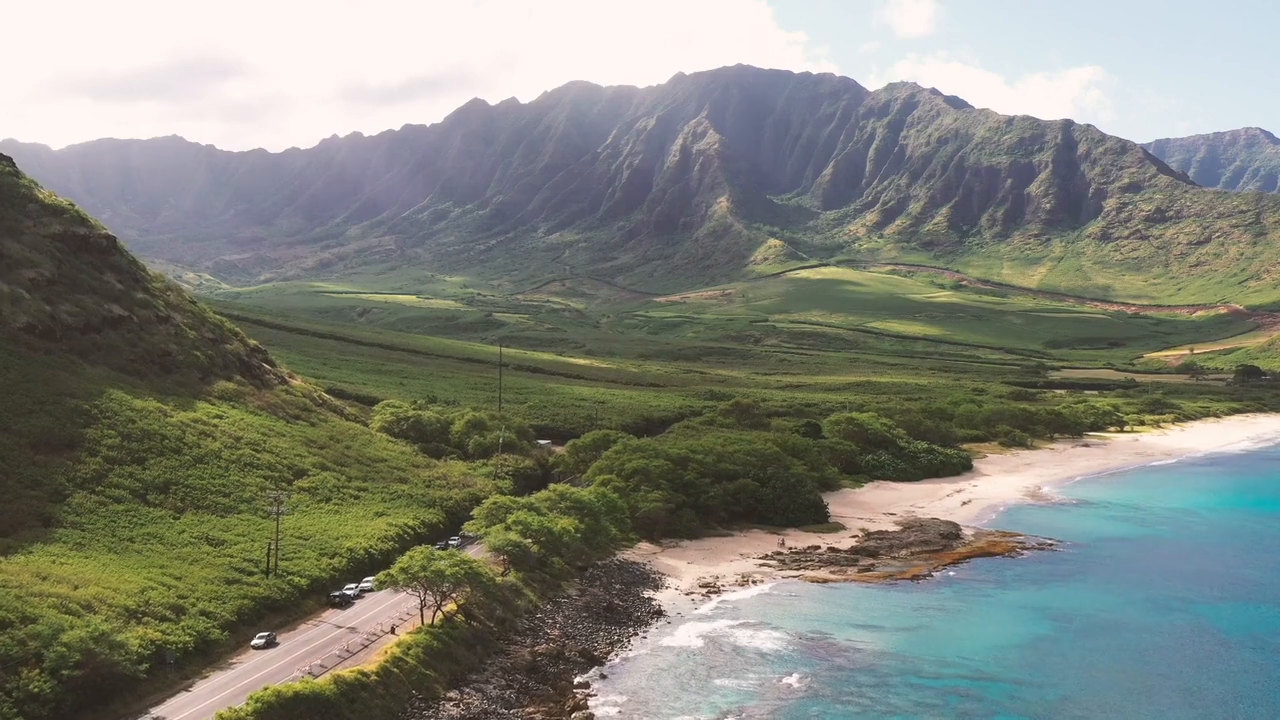
#> input picture frame 7 of Tema JPEG/cut_video.mp4, 1280 x 720 px
$ jupyter execute --allow-errors codare_jpeg.ipynb   (older library calls are emulated)
#> lines starting #> are read from the running program, lines starting #| are printed output that depends on the picture
# Pachete necesare pentru folosirea acestui Notebook

Vom folosi [scipy](https://scipy.org/), [numpy](https://numpy.org/) și [matplotlib](https://matplotlib.org/).

[cell 1]
import numpy as np
import matplotlib.pyplot as plt
from scipy import misc, ndimage
from scipy.fft import dctn, idctn
from skimage.color import rgb2ycbcr, ycbcr2rgb
from skimage import img_as_float
from skimage.metrics import mean_squared_error
import cv2 as cv

# Imaginea cu care lucrăm

Vom folosi o imagine din setul de date oferit implicit de către scipy.

#> (a cell that did not finish here is left out)

# Transformata DCT a unei imagini

Transformata DCT se extinde la mai multe dimensiuni similar cu transformata DFT. Pentru un semnal bidimensional, precum o imagine, DCT-II devine:

$$
Y_{m_1,m_2} = \sum_{n_1=0}^{N_1-1}
              \sum_{n_2=0}^{N_2-1}
              x_{n_1,n_2}
              \cos\left[\frac{\pi}{N_1}m_1
                \left(n_1 + \frac12\right)\right]
              \cos\left[\frac{\pi}{N_2}m_2\left(n_2 + \frac12\right)\right]
$$

* unde $n_1$ și $n_2$ sunt pozițile pixelilor pe orizontală, respectiv, pe verticală
* bin-urile rezultate corespund pozițiilor pixelilor
* spectrul este în continuare simetric și par
* proprietățile transformatei DCT-II sunt respectate și în cazul celei 2D

În Python avem rutina `scipy.fft.dct` pentru 1D și `scipy.fft.dctn` pentru generalizarea la semnale $n$-dimensionale. Dimensiunea este determinată automat după forma semnalului; tipul DCT poate fi specificat prin atributul `type` (implicit II).

#> (a cell that did not finish here is left out)

# Compactarea energiei. Compresie.

Putem profita de proprietatea compresiei energiei prin anularea frecvențelor DCT începând cu *bin*-ul `k` după care aplicăm transformata DCT inversă (similar cu tema anterioară):

[cell 4]
k = 120

#> (the rest of this cell did not finish here and is left out)

# JPEG

Algoritmul de compresie JPEG are patru etape:

1. transformarea imaginii din pixeli RGB în Y'CbCr
2. aplicarea 2D-DCT pe blocuri disincte de 8x8 pixeli din imagine
3. cuantizarea în frecvență cu $Q$ dat de standardul JPEG
4. opțional compresia rezultatului cu coduri Huffman

Unde matricea JPEG de cuantizare $Q$ este:
$$
Q =
\begin{bmatrix}
16 & 11 & 10 & 16 & 24 & 40 & 51 & 61 & \\
12 & 12 & 14 & 19 & 26 & 28 & 60 & 55 & \\
14 & 13 & 16 & 24 & 40 & 57 & 69 & 56 & \\
14 & 17 & 22 & 29 & 51 & 87 & 80 & 62 & \\
18 & 22 & 37 & 56 & 68 & 109 & 103 & 77 & \\
24 & 35 & 55 & 64 & 81 & 104 & 113 & 92 & \\
49 & 64 & 78 & 87 & 103 & 121 & 120 & 101\\
72 & 92 & 95 & 98 & 112 & 100 & 103 & 99\\
\end{bmatrix}
$$

Imaginea noastră de test este monocromă, deci nu necesită pasul 1, dar putem efectua o operație de *down-sampling* în preprocesare precum am prezentat la curs.

[cell 5]
Q_down = 10

#> (the rest of this cell did not finish here and is left out)

Pentru fiecare bloc de $8\times 8$ aplică DCT și cuantizare.

[cell 6]
Q_jpeg = [[16, 11, 10, 16, 24, 40, 51, 61],
          [12, 12, 14, 19, 26, 28, 60, 55],
          [14, 13, 16, 24, 40, 57, 69, 56],
          [14, 17, 22, 29, 51, 87, 80, 62],
          [18, 22, 37, 56, 68, 109, 103, 77],
          [24, 35, 55, 64, 81, 104, 113, 92],
          [49, 64, 78, 87, 103, 121, 120, 101],
          [72, 92, 95, 98, 112, 100, 103, 99]]

# Encoding
#> (the rest of this cell did not finish here and is left out)

[cell 7]
# Exercitiul 1
# Completati algoritmul JPEG incluzand toate blocurile din imagine.
Q_jpeg = [[16, 11, 10, 16, 24, 40, 51, 61],
          [12, 12, 14, 19, 26, 28, 60, 55],
          [14, 13, 16, 24, 40, 57, 69, 56],
          [14, 17, 22, 29, 51, 87, 80, 62],
          [18, 22, 37, 56, 68, 109, 103, 77],
          [24, 35, 55, 64, 81, 104, 113, 92],
          [49, 64, 78, 87, 103, 121, 120, 101],
          [72, 92, 95, 98, 112, 100, 103, 99]]

#> (the rest of this cell did not finish here and is left out)

#> (a cell that did not finish here is left out)

[cell 9]
# Exercitiul 3
# Extindeti algoritmul pentru compresia imaginii pana la un prag MSE impus de utilizator.

mse_threshold = 0.01

scale_factor = 1.0

Q_jpeg = np.array(Q_jpeg)

mse = 0

#> (the rest of this cell did not finish here and is left out)

[cell 10]
# Exercitiul 4
# Extindeti algoritmul pentru compresie video. Demonstrati pe un clip scurt din care luati fiecare cadru si il tratati ca pe o imagine.
cap = cv.VideoCapture('cut_video.mp4')

frame_rate = cap.get(cv.CAP_PROP_FPS)
frame_size = (int(cap.get(cv.CAP_PROP_FRAME_WIDTH)), int(cap.get(cv.CAP_PROP_FRAME_HEIGHT)))
print(frame_rate, frame_size)

fourcc = cv.VideoWriter_fourcc(*'mp4v')
out = cv.VideoWriter('compressed_video.mp4', fourcc, frame_rate, frame_size)

scale_factor = 100.0

Q_jpeg = np.array(Q_jpeg)

# Process each frame of the video
while cap.isOpened():
    ret, frame = cap.read()
#> frame is the input picture: shape (720, 1280, 3); mean B, G, R 124.2, 133.4, 130.2

    if not ret:
        break

    frame_ycbcr = rgb2ycbcr(frame)
#> frame_ycbcr: shape (720, 1280, 3) float64; mean of channels 0, 1, 2 127.9, 128, 124.2

    Q_jpeg_scaled = Q_jpeg * scale_factor

    jpeg_img = np.zeros_like(frame_ycbcr)

    # Apply the JPEG encoding to the image
    for channel in range(3):
        h, w = frame_ycbcr[:, :, channel].shape
        for i in range(0, h, 8):
            for j in range(0, w, 8):
                x_patch = frame_ycbcr[i: i + 8, j: j + 8, channel]
                y_patch = dctn(x_patch)
                y_patch_jpeg = Q_jpeg_scaled * np.round(y_patch / Q_jpeg_scaled)
                x_patch_jpeg = idctn(y_patch_jpeg)
                jpeg_img[i: i + 8, j: j + 8, channel] = x_patch_jpeg
#> jpeg_img: shape (720, 1280, 3) float64; mean of channels 0, 1, 2 127.7, 127.9, 124.1

    jpeg_img_rgb = ycbcr2rgb(jpeg_img)
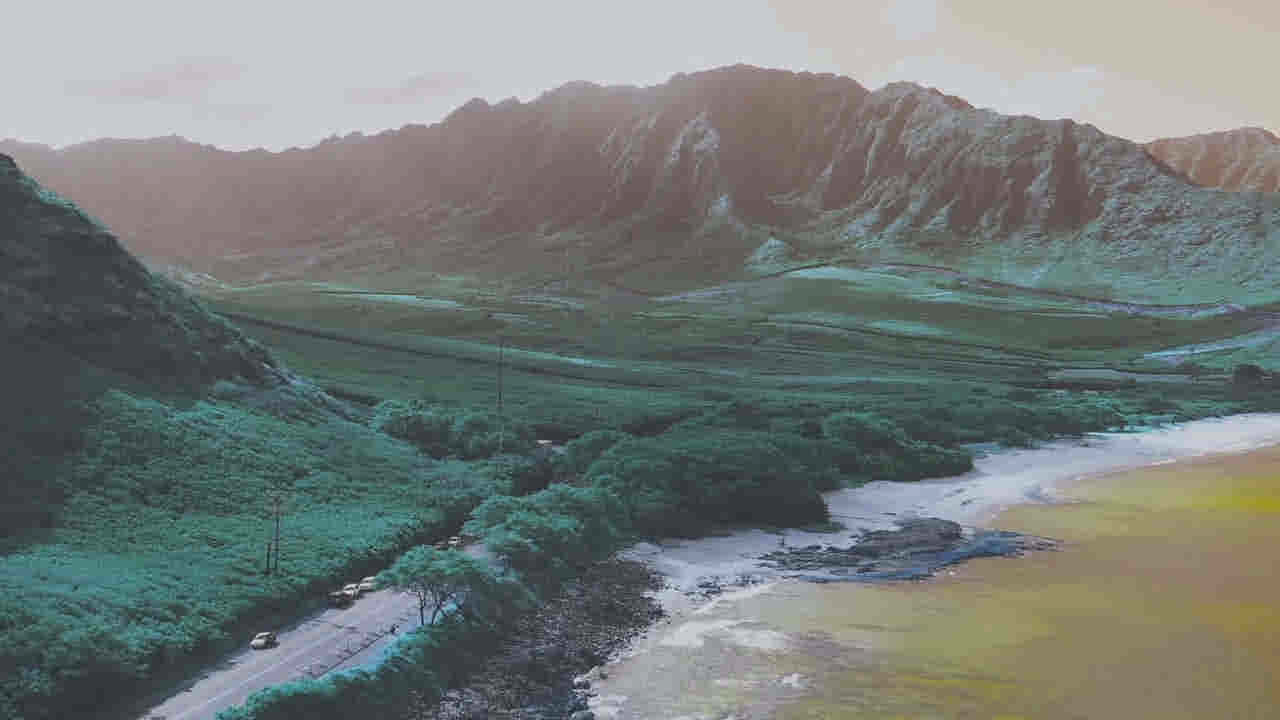
#> jpeg_img_rgb: shape (720, 1280, 3) float64; mean R, G, B 0.486, 0.523, 0.509; drawn with min black and max white
    jpeg_img_rgb = (jpeg_img_rgb * 255).astype(np.uint8)
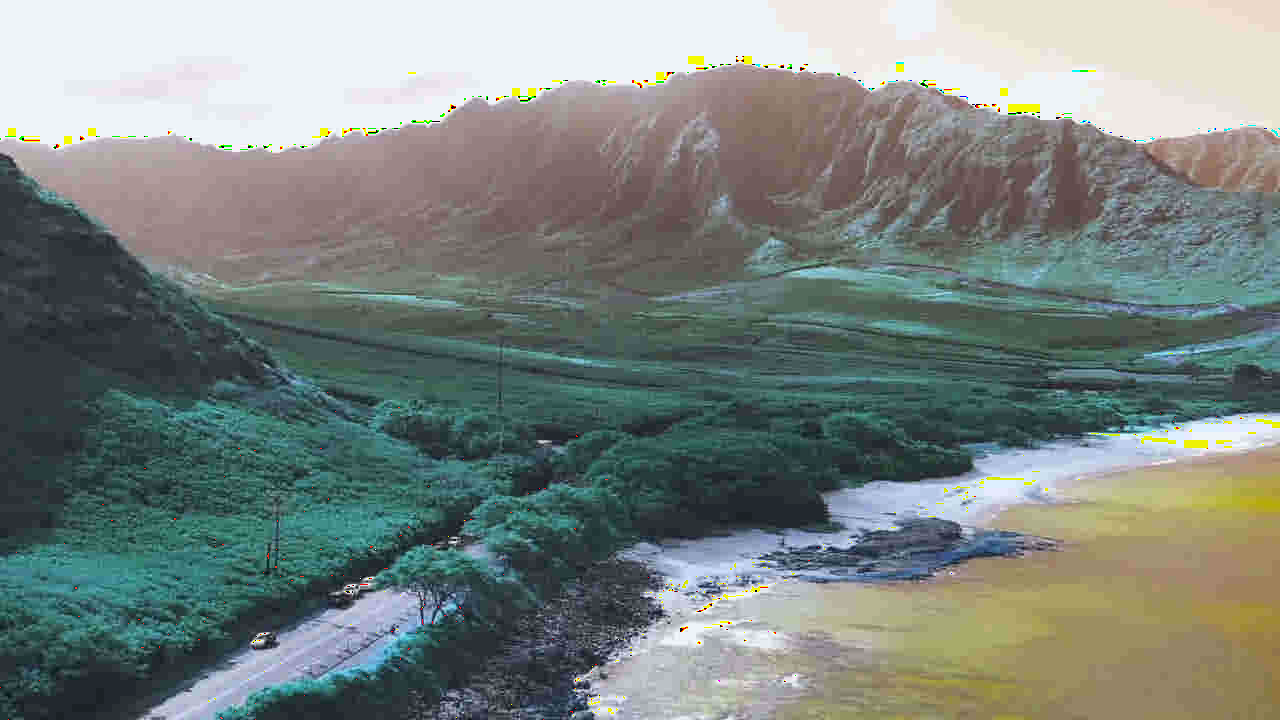
#> jpeg_img_rgb: shape (720, 1280, 3); mean R, G, B 123.1, 132.7, 128.2

    out.write(jpeg_img_rgb)

cap.release()
out.release()

$ run again, starting later in the video
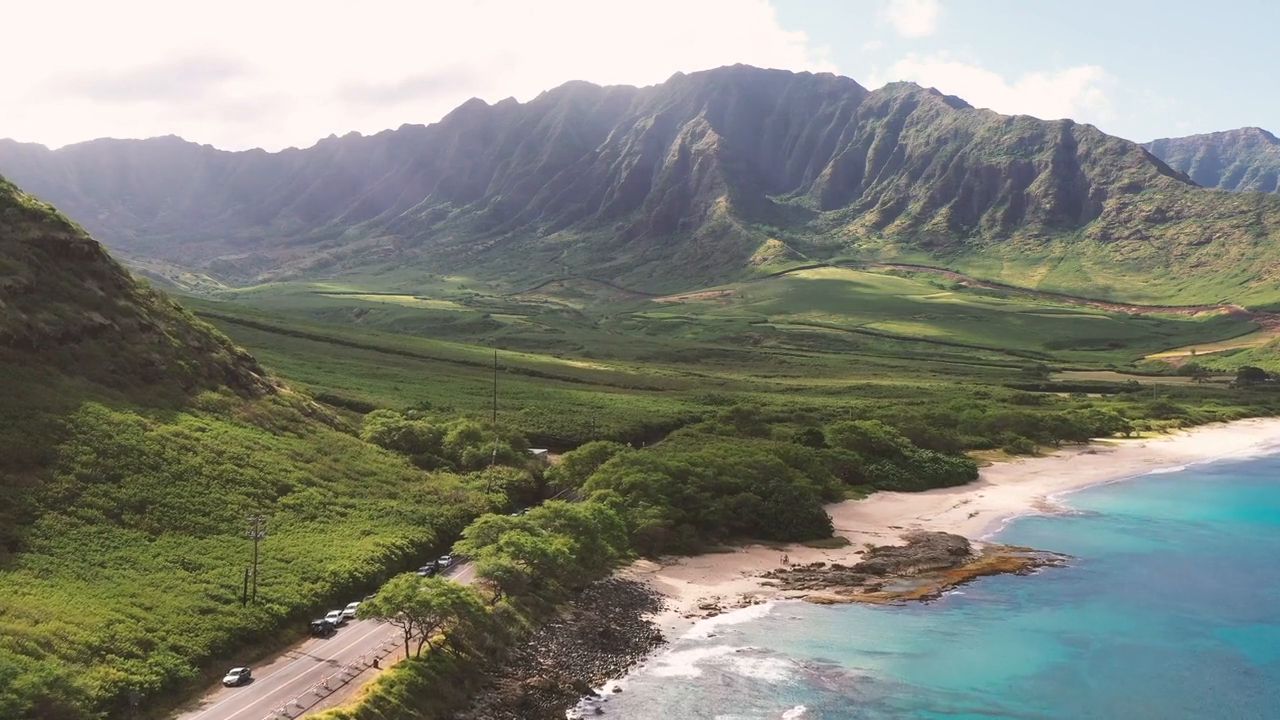
#> input picture frame 33 of Tema JPEG/cut_video.mp4, 1280 x 720 px
#> frame is the input picture: shape (720, 1280, 3); mean B, G, R 123.5, 133.5, 130.4
#> frame_ycbcr: shape (720, 1280, 3) float64; mean of channels 0, 1, 2 127.8, 128.1, 123.8
#> `jpeg_img_rgb = ycbcr2rgb(jpeg_img)`:
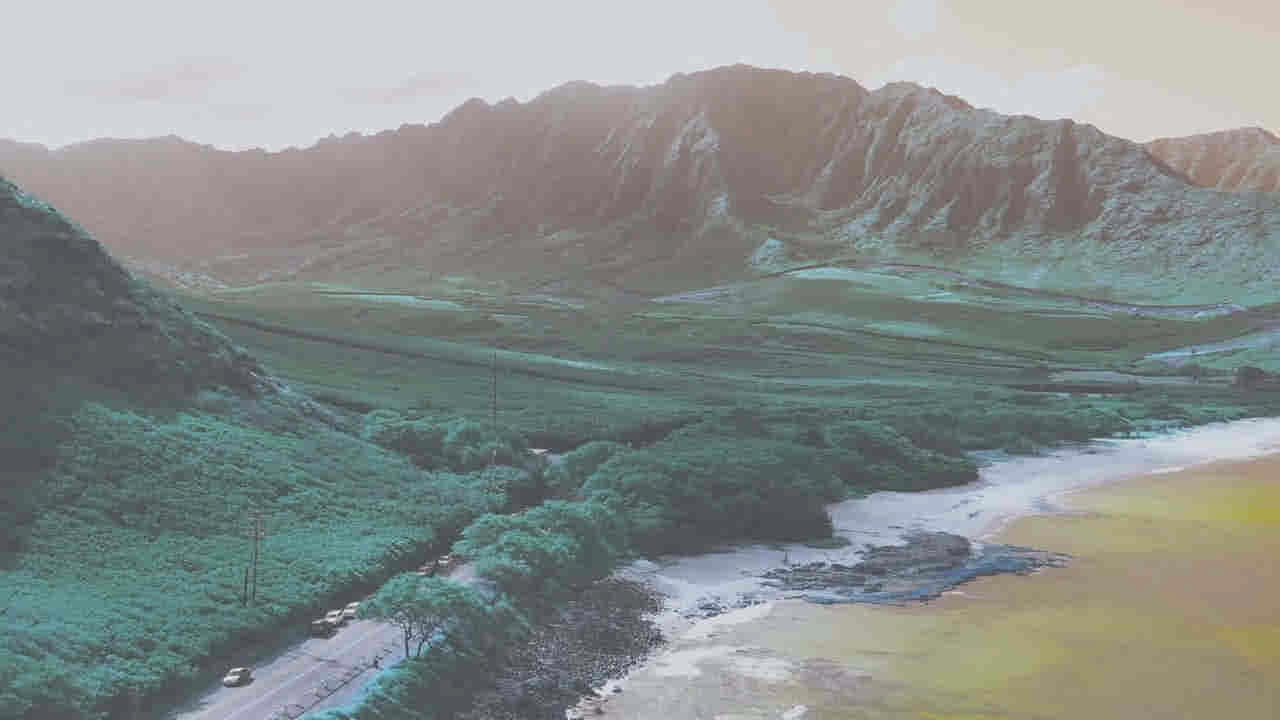
#> jpeg_img_rgb: shape (720, 1280, 3) float64; mean R, G, B 0.483, 0.523, 0.51; drawn with min black and max white
#> `jpeg_img_rgb = (jpeg_img_rgb * 255).astype(np.uint8)`:
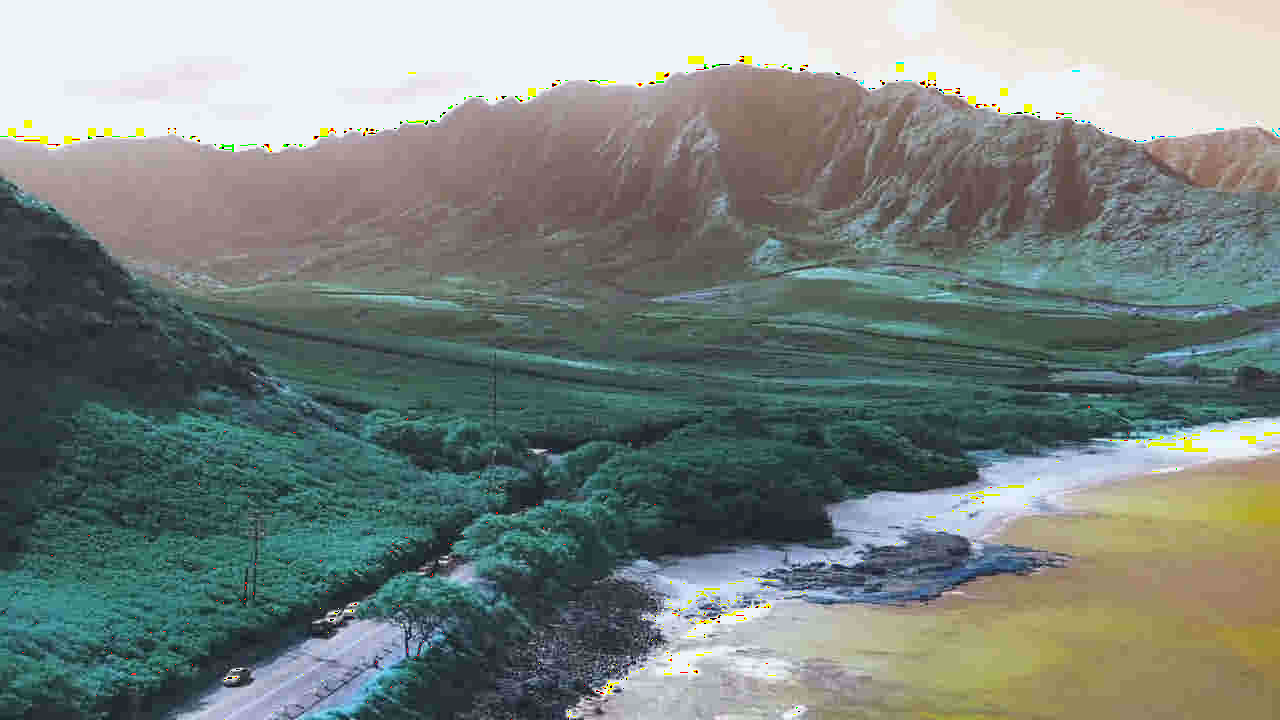
#> jpeg_img_rgb: shape (720, 1280, 3); mean R, G, B 122.4, 132.7, 128.3

$ run again, starting later in the video
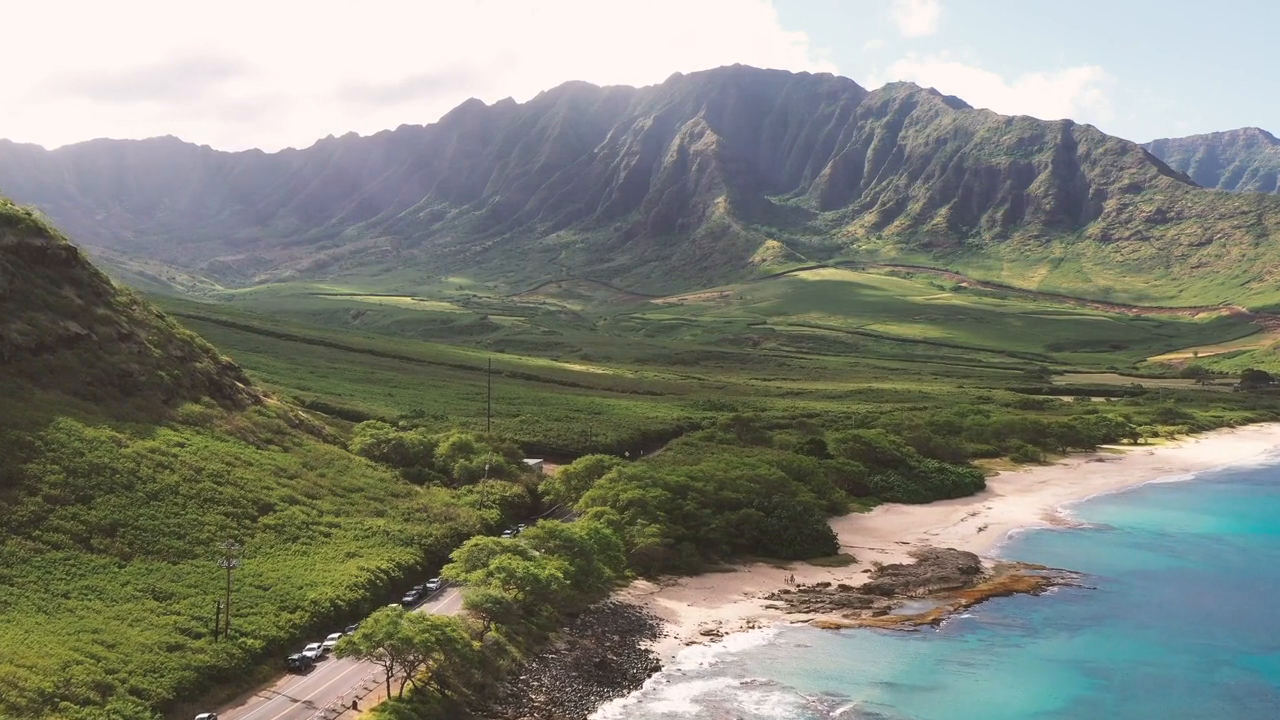
#> input picture frame 60 of Tema JPEG/cut_video.mp4, 1280 x 720 px
#> frame is the input picture: shape (720, 1280, 3); mean B, G, R 122, 132.8, 129.7
#> frame_ycbcr: shape (720, 1280, 3) float64; mean of channels 0, 1, 2 127, 128.2, 123.5
#> `jpeg_img_rgb = ycbcr2rgb(jpeg_img)`:
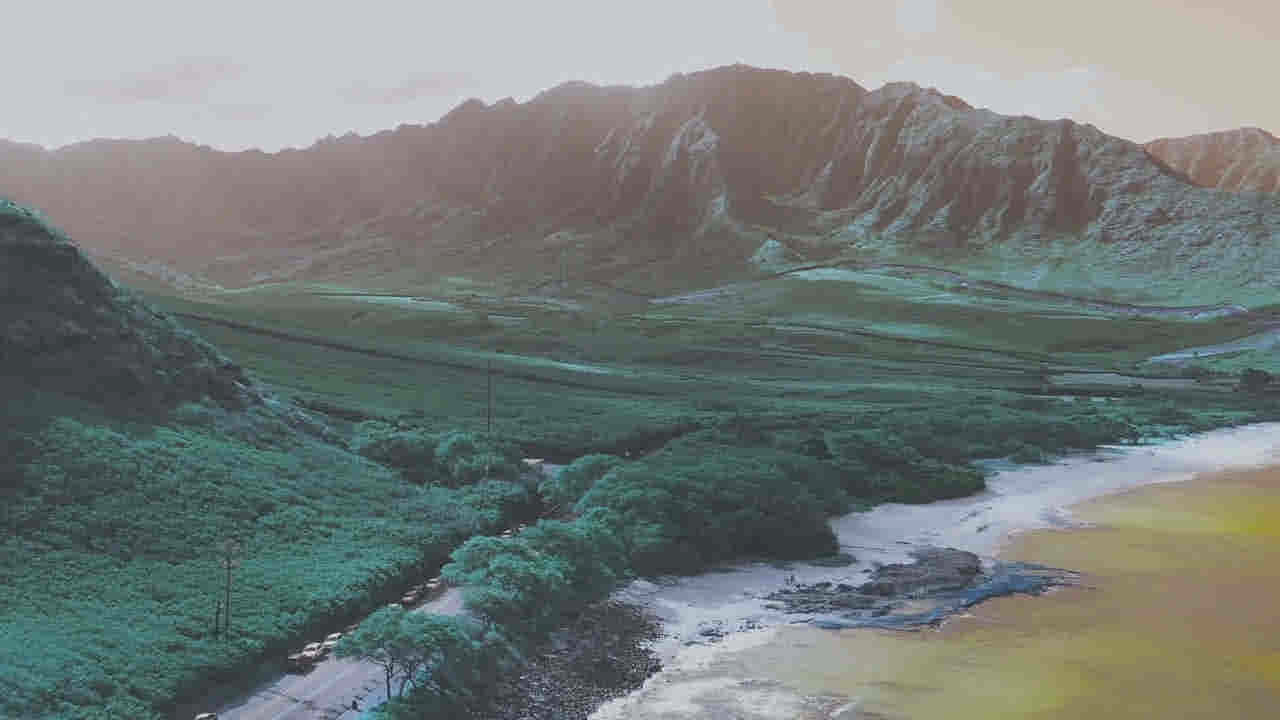
#> jpeg_img_rgb: shape (720, 1280, 3) float64; mean R, G, B 0.477, 0.52, 0.507; drawn with min black and max white
#> `jpeg_img_rgb = (jpeg_img_rgb * 255).astype(np.uint8)`:
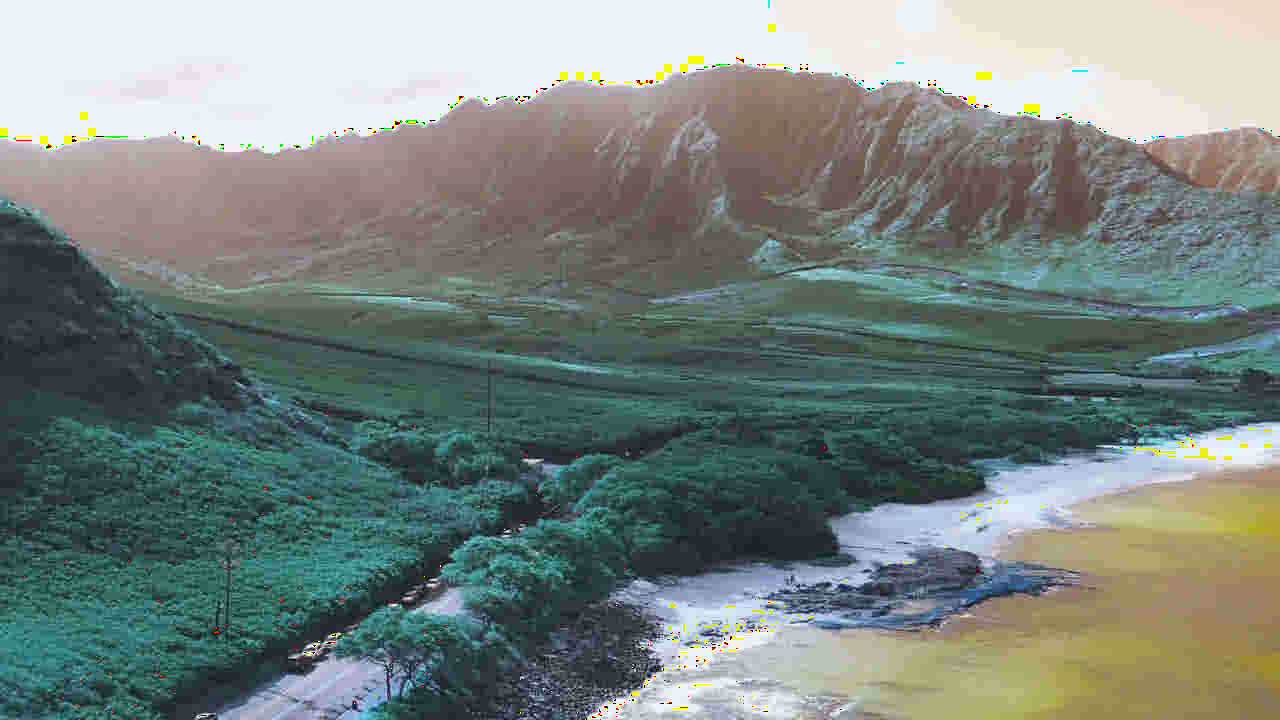
#> jpeg_img_rgb: shape (720, 1280, 3); mean R, G, B 121, 132, 127.7
